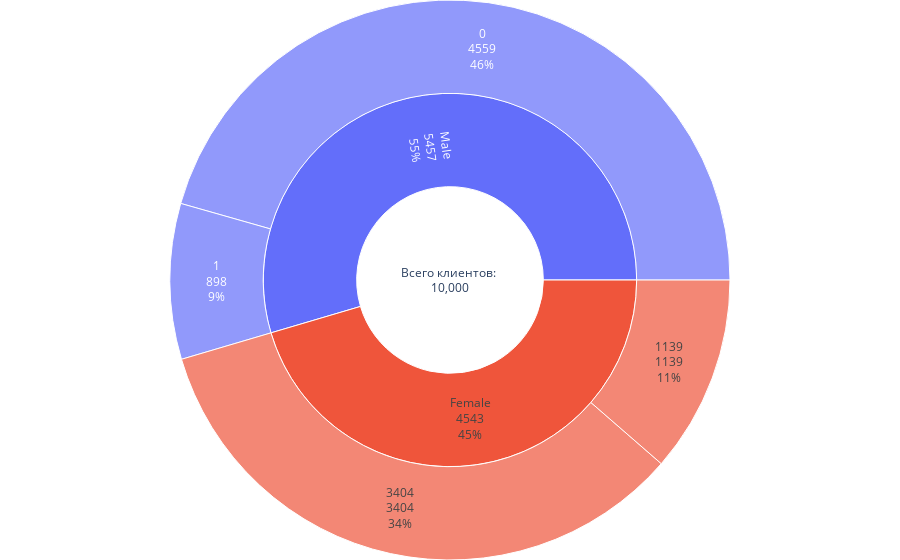

Notebook code cell kept with this figure:
### Markdown cell above
## 9.6.
Кто чаще уходит, мужчины или женщины? Постройте график, который иллюстрирует это.
Подсказка
Процент ушедших клиентов в каждой группе можно рассчитать как среднее по столбцу Exited (так как 1 — это ушедшие клиенты, а 0 — лояльные, среднее арифметическое по столбцу обозначает долю ушедших клиентов).

### Code cell
gender_counts = churn_data['Gender'].value_counts() 
display(gender_counts)

# 1-й уровень, центр диаграммы
labels = ["Всего клиентов: "]
parents = [""]
values = [sum(gender_counts)]

# 2-й уровень, "лепестки" диаграммы
labels += gender_counts.index.tolist()
parents += [labels[0]]*len(gender_counts)
values += gender_counts.tolist()
exited_male = churn_data[churn_data['Gender'] == 'Male']['Exited'].value_counts()
exited_female = churn_data[churn_data['Gender'] == 'Female']['Exited'].value_counts()

display(exited_female)
display(exited_male)

#3-ий уровень
labels += exited_male.index.tolist()
parents += ['Male', 'Male']
values += exited_male.tolist()

display(labels)
display(parents)
display(values)

labels += exited_female.tolist()
parents += ['Female', 'Female']
values += exited_female.tolist()

display(labels)
display(parents)
display(values)


fig = go.Figure(go.Sunburst(
    labels = labels,
    parents = parents,
    values=values,
    textinfo='label+value+percent entry',
    branchvalues="total",
))

fig.update_layout(margin = dict(t=0, l=0, r=0, b=0))

fig.show()

### Figure 1 — Plotly figure (JSON) as saved in the notebook; plotly's stock layout.template omitted (floating-point values rounded to 4 significant figures)
{"data": [{"branchvalues": "total", "labels": ["Всего клиентов: ", "Male", "Female", 0, 1, 3404, 1139], "parents": ["", "Всего клиентов: ", "Всего клиентов: ", "Male", "Male", "Female", "Female"], "textinfo": "label+value+percent entry", "type": "sunburst", "values": [10000, 5457, 4543, 4559, 898, 3404, 1139]}], "layout": {"margin": {"b": 0, "l": 0, "r": 0, "t": 0}}}
